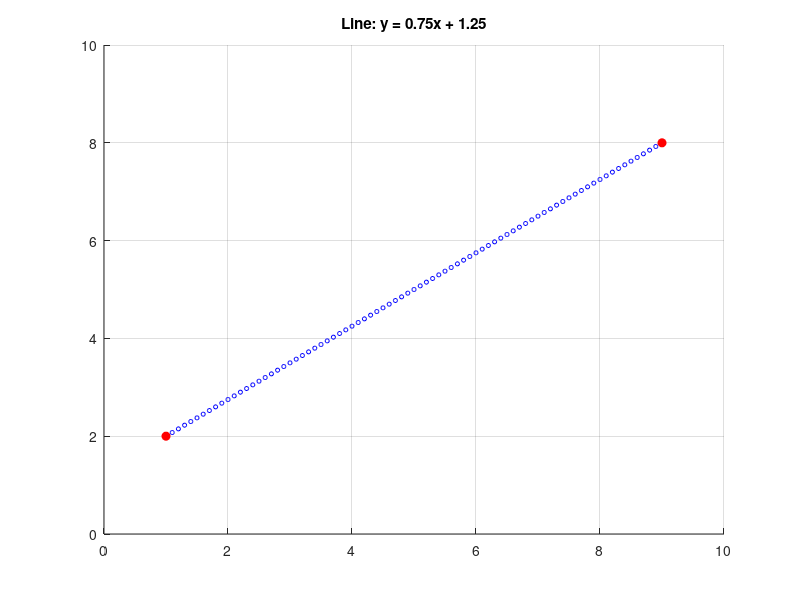

Write the MATLAB code that produced this figure.
clearvars;
clf;

p1 = [1, 2];
p2 = [9, 8];
m = (p2(2) - p1(2)) / (p2(1) - p1(1));
c = p1(2) - m * p1(1);

x = 1:0.1:9;
y = zeros(size(x));

for i = 1:length(x)
    y(i) = m * x(i) + c;
end

hold on;
plot(x, y, 'o', 'Color', 'b', 'MarkerSize', 3);
plot([p1(1) p2(1)], [p1(2) p2(2)], 'ro', 'MarkerSize', 6, 'MarkerFaceColor','r');
grid on;
axis([0 10 0 10]);
title(['Line: y = ' num2str(m) 'x + ' num2str(c)]);
hold off;
